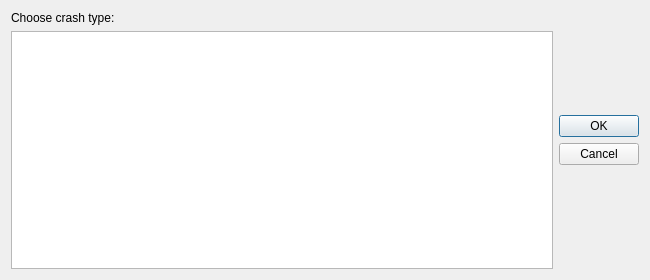
<?xml version="1.0" encoding="UTF-8"?>
<ui version="4.0">
 <class>ChooseCrashDialog</class>
 <widget class="QDialog" name="ChooseCrashDialog">
  <property name="geometry">
   <rect>
    <x>0</x>
    <y>0</y>
    <width>650</width>
    <height>280</height>
   </rect>
  </property>
  <property name="windowTitle">
   <string>Choose crash type</string>
  </property>
  <layout class="QVBoxLayout" name="verticalLayout_2">
   <item>
    <layout class="QHBoxLayout" name="horizontalLayout">
     <item>
      <layout class="QVBoxLayout" name="verticalLayout">
       <item>
        <widget class="QLabel" name="label">
         <property name="text">
          <string>Choose crash type:</string>
         </property>
        </widget>
       </item>
       <item>
        <widget class="QListWidget" name="listWidget"/>
       </item>
      </layout>
     </item>
     <item>
      <widget class="QDialogButtonBox" name="buttonBox">
       <property name="orientation">
        <enum>Qt::Vertical</enum>
       </property>
       <property name="standardButtons">
        <set>QDialogButtonBox::Cancel|QDialogButtonBox::Ok</set>
       </property>
       <property name="centerButtons">
        <bool>true</bool>
       </property>
      </widget>
     </item>
    </layout>
   </item>
  </layout>
 </widget>
 <resources/>
 <connections>
  <connection>
   <sender>buttonBox</sender>
   <signal>accepted()</signal>
   <receiver>ChooseCrashDialog</receiver>
   <slot>accept()</slot>
   <hints>
    <hint type="sourcelabel">
     <x>248</x>
     <y>254</y>
    </hint>
    <hint type="destinationlabel">
     <x>157</x>
     <y>274</y>
    </hint>
   </hints>
  </connection>
  <connection>
   <sender>buttonBox</sender>
   <signal>rejected()</signal>
   <receiver>ChooseCrashDialog</receiver>
   <slot>reject()</slot>
   <hints>
    <hint type="sourcelabel">
     <x>316</x>
     <y>260</y>
    </hint>
    <hint type="destinationlabel">
     <x>286</x>
     <y>274</y>
    </hint>
   </hints>
  </connection>
 </connections>
</ui>
